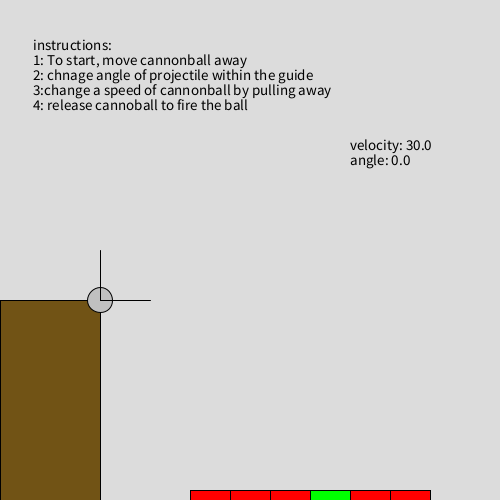
Frame 1 (no input)
Frame 60 (the mouse pressed at the canvas centre just before this capture): identical to frame 1, image omitted
Frame 120 (the mouse held since frame 60 and released just before this capture): identical to frame 1, image omitted

The Processing sketch that drew this single still picture (run headless with seeded random() and noise(); from frame 60 on, the mouse is pressed at the canvas centre):

// Processing sketch: ItaliyaPritA4Q1
// ── ItaliyaPritA4Q1.pde
float rectX, rectY, rectWidth, rectHeight;
float DIAMETER;
float vx = 5;       // Initial velocity in x direction
float vy = -5;
float vel=30;
float angle;
final float velocity=0.5;
boolean isMouseReleased=false;
boolean mouseDragged=false;
boolean played=false;
String status;
float green;
float targetY;
final float gravity = 0.5; // Gravity value
float cannonBallX, cannonBallY;
float centerX, centerY;
float xAngle, yAngle;
String[] instruction=new String[]{//instruction
  "instructions:",
  "1: To start, move cannonball away ",
  "2: chnage angle of projectile within the guide",
  "3:change a speed of cannonball by pulling away",
  "4: release cannoball to fire the ball"
};
void setup() {
  size(500, 500);

  //variable that should only be assigned once
  rectX=0;
  rectY=(height*60)/100;
  rectWidth=(width*20)/100;
  rectHeight=height-(height*60)/100;
  DIAMETER=(height*5)/100;
  green=int(random(1, 6));
}

void draw() {

  //println(played);
  if (!played) {//only when not played
    background(220); // Clear the canvas
    stroke(0);
    drawingPallet();//this will draw entire pallete
  } else {
    //println(played);
    background(192);
    showTemplate();// this will be called if game is finished
  }
}
void drawingPallet() {
  drawBackground(113, 83, 21, 'f');

  //pallete
  rect(rectX, rectY, rectWidth, rectHeight);
  drawBackground(192, 192, 192, 'f');
  circle(rectX+rectWidth, rectY, DIAMETER);
  activeAngle();
  int size=15;
  textSize(size);
  fill(0);
  for (int i =0; i<instruction.length; i++ ) {
    text (instruction [i], width*1/15, height*1/10+(size*i));
  }

  //text

  writeText("velocity: "+vel, "angle: "+(angle*180)/PI);
  drawBackground(255, 0, 0, 'f');
  targetY=(height*98)/100;

  //for target
  for (int i=1; i<=6; i++) {
    if (green==i) {
      drawBackground(0, 255, 0, 'f');
    }
    rect(150+i*40, targetY, (width*8)/100, (width*8)/100);
    drawBackground(255, 0, 0, 'f');
  }
  if (isMouseReleased) {
    cannonBallX += vx;
    cannonBallY += vy;
    vy += gravity; // Apply gravity to the ball's velocity
  }

  //only when not pressed
  if (!mousePressed) {
    if (!played) {
      //println(played);
      fill(255);
      if (centerX!=0)
        if (mouseX<rectX+rectWidth && mouseY>rectY)
          circle(cannonBallX, cannonBallY, DIAMETER);


      if (cannonBallY>targetY) {
        vy=0;
        vx=0;
        if (cannonBallX>150+green*40 && cannonBallX<150+green*40 +40) {
          status="you win!!";
          played=true;
          isMouseReleased=false;
          cannonBallX=-20;
          cannonBallY=-20;
        } else {
          status="you lost!";
          played=true;
          isMouseReleased=false;
          cannonBallX=-20;
          cannonBallY=-20;
        }
      }
    }
  }

  //background(255);
  //centerX=0;
}
void activeAngle() {//this is for maxi and minimum angle
  xAngle=(rectY)-sin(radians(90))*50;
  yAngle=(rectX+rectWidth)+(sin(radians(90)) * 50);
  line(rectX+rectWidth, rectY, rectX+rectWidth, xAngle );
  line(rectX+rectWidth, rectY, yAngle, rectY);
}
void showTemplate() {//this will be called once game is played
  if (played) {
    textSize(30);
    background(255);

    fill(250);
    rect(width/2-textWidth(status)/2-20, height/2-textAscent()+textDescent(), textWidth(status)+40, textAscent()+textDescent());
    if (status.equals("you win!!"))
      fill(0, 255, 0);
    else
      fill(255, 0, 0); // Set fill color to red
    text(status, width/2-textWidth(status)/2, height/2);

    //background(255);
    fill(250);
    rect(width/2-textWidth("click to exit")/2-20, height/2+2*textAscent()+textDescent()-textAscent()+textDescent(), textWidth("click to exit")+40, textAscent()+textDescent());

    fill(0); // Set fill color to red
    text("click to exit", width/2-textWidth("click to exit")/2, height/2+2*textAscent()+textDescent());

    //println(mouseY, textAscent()+textDescent());
    //println( mouseY,height/2+2*textAscent()+textDescent()-textAscent()+textDescent());
  }
}
void mouseClicked() {
  if (  mouseX>width/2-textWidth("click to exit")/2-20 && mouseY>height/2+2*textAscent()+textDescent()-textAscent()+textDescent() && mouseX<(width/2-textWidth("click to exit")/2)+(textWidth("click to exit")+40) &&mouseY<((height/2+2*textAscent()+textDescent()-textAscent()+textDescent())+textAscent()+textDescent())) {
    green=int(random(1, 6));
    exit();//this will exit the code
  }
}
void mouseDragged() {//it will work we dra the mouse
  if (!played) {
    frameRate(60);
    stroke(0);
    mouseDragged=true;
    if (mouseX < rectX + rectWidth && mouseY > rectY  ) {
      if ( mouseX<0 || mouseY>height) {
        cannonBallX=rectX+rectWidth;
        cannonBallY=rectY;
      } else {
        vel=getVelocity();

        cannonBallX = mouseX;
        cannonBallY = mouseY;
        centerX = 2 * (rectX + rectWidth) - mouseX;
        centerY = 2 * (rectY) - mouseY;
        //noLoop();
        float deltax=((rectX + rectWidth)-mouseX);
        float deltay=mouseY-rectY;
        angle =getAngle(deltax,deltay);

        println(atan(deltax/deltay));
        fill(192);
        stroke(192);
        strokeWeight(2);
        line(mouseX, mouseY, centerX, centerY);
        circle(cannonBallX, cannonBallY, DIAMETER);
      }
    }

    //loop();
  }
}
void mouseReleased() {
  if (mouseDragged) {
    isMouseReleased = true;
    cannonBallX = mouseX;
    cannonBallY = mouseY; // Set the initial y position of the ball to the release point
    vx = (centerX - cannonBallX) * 0.05; // Calculate the initial x velocity based on the distance between the cannon and the release point
    vy = (centerY - cannonBallY) * 0.05; // Calculate the initial y velocity based on the distance between the cannon and the release point
    mouseDragged=false;
  }
}
void drawBackground(int red, int green, int blue, char whatToDo) {
  if (whatToDo=='f') {
    fill(red, green, blue);
  } else if (whatToDo=='b') {
    background(red, green, blue);
  }
}
void writeText(String vel, String angle) {
  text(vel, (width*70)/100, (height*30)/100);//for velocity
  text(angle, (width*70)/100, (height*30)/100+(15));//for
}
int getVelocity(){
if (vel<30) {
          return 30;
        } else if (vel>rectHeight) {
          return int(rectHeight);
        } else {
          return int(dist(rectX + rectWidth, rectY, mouseX, mouseY));
        }
}
float getAngle(float deltax,float deltay){
  return atan(deltax/deltay);//for angle
}
